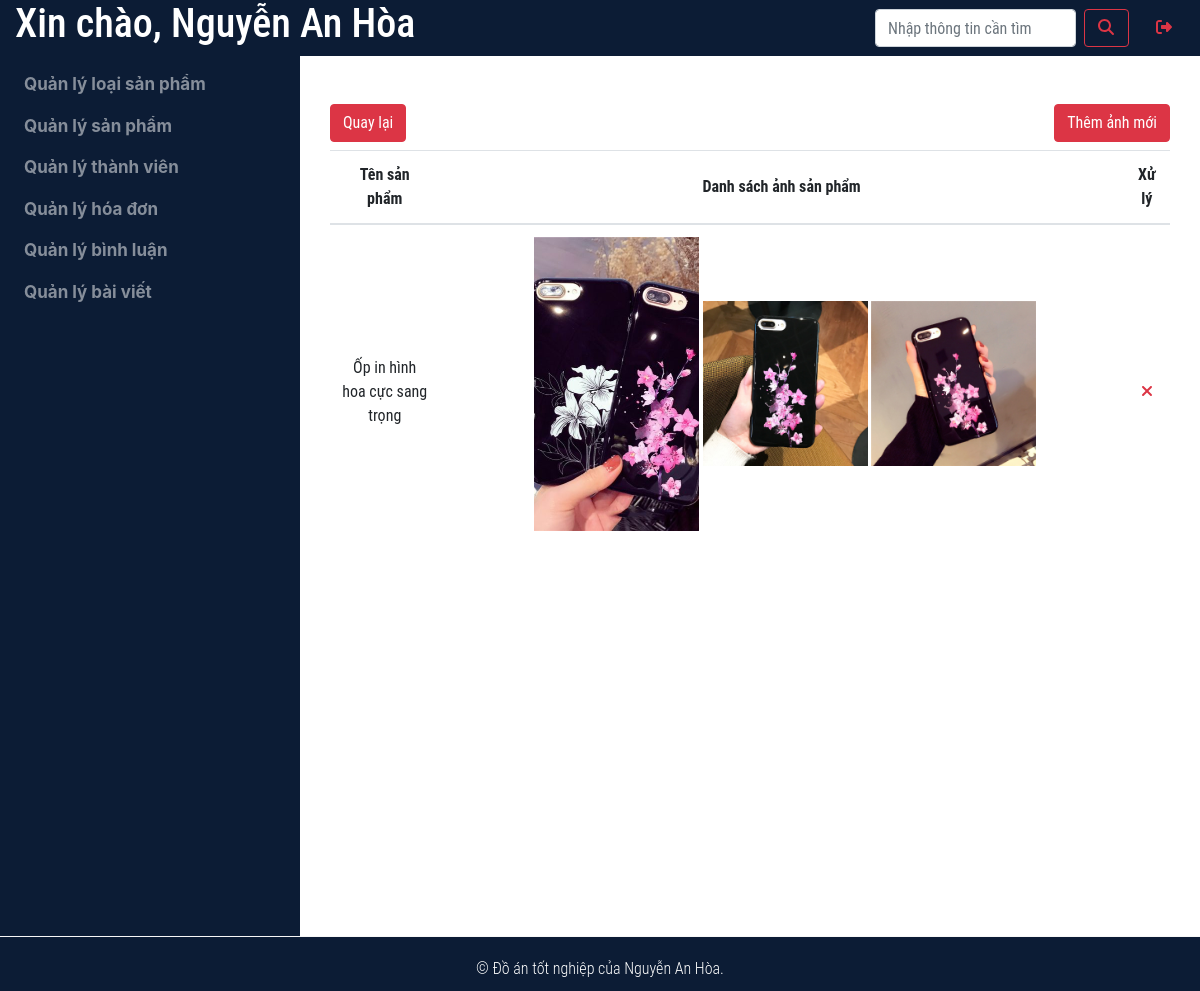
/doanadmin/views/index.php?manage=gallery&ac=list&id=23 (signed in), run on the app's committed database.
### tables this page shows
CREATE TABLE `product` (
  `id_product` int(11) NOT NULL,
  `id_type` int(11) NOT NULL,
  `product_name` varchar(250) NOT NULL,
  `amount` int(11) NOT NULL,
  `img_1` varchar(250) NOT NULL,
  `img_2` varchar(250) NOT NULL,
  `price` float NOT NULL,
  `content` varchar(250) NOT NULL,
  `dateCreated` timestamp NOT NULL DEFAULT current_timestamp(),
  `dateUpdate` timestamp NOT NULL DEFAULT current_timestamp()
);

CREATE TABLE `gallery` (
  `id` int(11) NOT NULL,
  `id_product` int(11) NOT NULL,
  `gallery_name` varchar(250) NOT NULL,
  `dateCreated` timestamp NULL DEFAULT current_timestamp(),
  `dateUpdate` timestamp NULL DEFAULT current_timestamp()
);

### doanadmin/modules/managegallery/list.php (the view)
<?php
    $sql_product = mysqli_query($conn, "SELECT
                                            *
                                        FROM
                                            `product`
                                        WHERE
                                            `id_product` = $_GET[id]");
    $product = mysqli_fetch_array($sql_product);
    $id = $_GET['id'];
?>
<section>
    <div class="container mt-5 mb-5 font-roboto">
        <div class="d-flex">
            <a class="btn btn-danger mb-2 mr-auto" href="index.php?manage=product&ac=list">Quay lại</a>
            <a class="btn btn-danger mb-2 ml-auto" href="index.php?manage=gallery&ac=add&id=<?php echo $id;?>">Thêm ảnh mới</a>
        </div>
        <div>
            <table class="table table-hover vertical-middle text-center">
                <thead>
                    <tr>
                    <th scope="col">Tên sản phẩm</th>
                    <th scope="col">Danh sách ảnh sản phẩm</th>
                    <th colspan="2">Xử lý</th>
                    </tr>
                </thead>
                <tbody>
                    <tr>
                        <td><?php echo $product['product_name']; ?></td>
                        <td>
                        <?php
                            $sql_gallery = mysqli_query($conn, "SELECT
                                                                    *
                                                                FROM
                                                                    `gallery`
                                                                WHERE
                                                                    `id_product` = $_GET[id]");
                            $count = mysqli_num_rows($sql_gallery);
                            if($count > 0){
                                while($gallery = mysqli_fetch_array($sql_gallery)){
                        ?>
                            <img class=" w-25 ml-auto mr-auto mb-3" src="/doan/doanadmin/modules/managegallery/uploads/<?php echo $gallery['gallery_name']; ?>" alt="">
                        <?php
                                }
                            }else{
                                echo 'Chưa có hình ảnh sản phẩm. Hãy thêm ảnh.';
                            }
                        ?>
                        </td>
                        <td>
                        <a class="text-danger" href="../modules/managegallery/handling.php?manage=delete&id=<?php echo $product['id_product'];?>" data-toggle="tooltip" data-placement="bottom" title="Xóa ảnh"><i class="fas fa-times"></i></a>
                        </td>
                    </tr>
                </tbody>
            </table>
        </div>
    </div>
</section>

### assets/css/style.css (style rules this page uses)
.font-roboto { font-family: 'Roboto Condensed', sans-serif; }
.vertical-middle th, .vertical-middle thead th, .vertical-middle td { vertical-align: middle; }

### data on the page
product: product_name "Ốp in hình hoa cực sang trọng"
gallery: gallery_name (picture)
gallery: gallery_name (picture)
gallery: gallery_name (picture)

### other printed values
$_SESSION['login'] "Nguyễn An Hòa"
